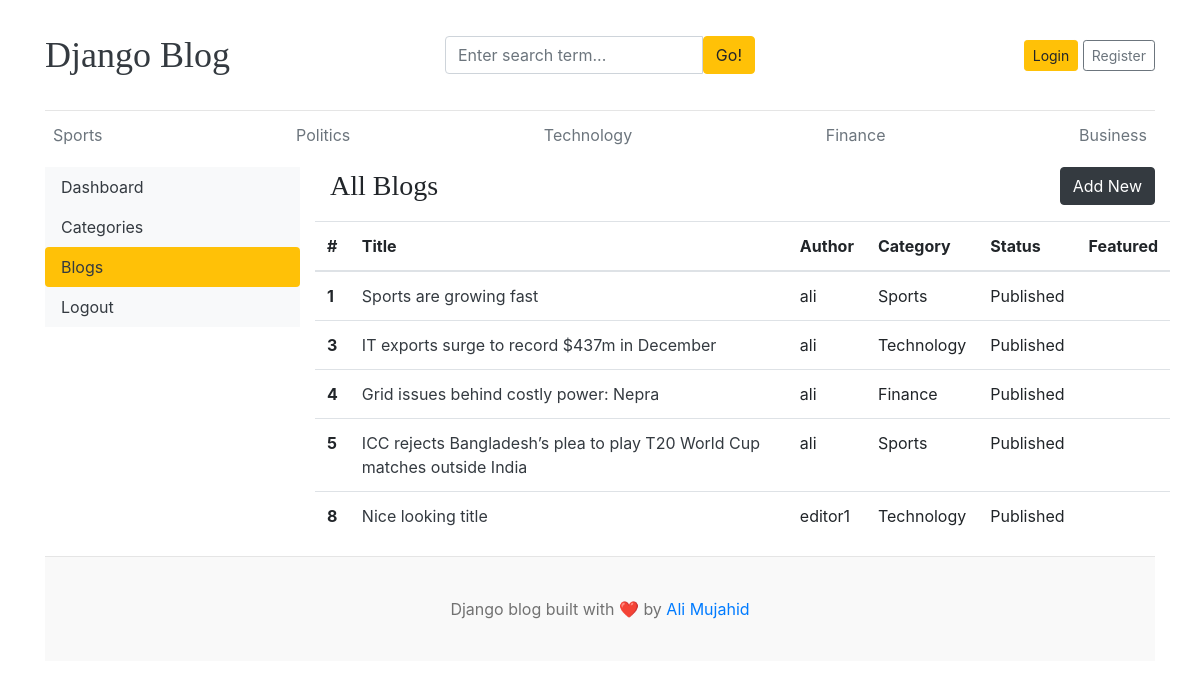
Page /dashboard/blogs/ on the committed database.
### blogs/models.py (models this page shows, shortened)
class Categories(models.Model):
    category_name = models.CharField(max_length=50, unique=True)
    created_timestamp = models.DateTimeField(auto_now_add=True)
    updated_timestamp = models.DateTimeField(auto_now=True)
    class Meta:
        verbose_name_plural = 'Categories'
    def __str__(self):
        return self.category_name

class Blog(models.Model):
    title = models.CharField(max_length=100)
    slug = models.SlugField(max_length=150 ,unique=True, blank= True)
    category = models.ForeignKey(Categories, on_delete= models.CASCADE)
    author = models.ForeignKey(User , on_delete=models.CASCADE)
    featured_image = models.ImageField(upload_to= 'uploads/%Y/%m/%d')
    short_description = models.TextField(max_length= 500)
    blog_body = models.TextField(max_length= 2000)
    status = models.CharField(choices=STATUS_CHOICES, default="Draft")
    is_featured = models.BooleanField(default= False)
    created_timestamp = models.DateTimeField(auto_now_add=True)
    updated_timestamp = models.DateTimeField(auto_now=True)

### dashboards/views.py (the view)
# urls.py: path("blogs/", views.blog, name="blog"),
def blog(request):
    template = loader.get_template("blog.html")
    all_blogs = Blog.objects.all()
    context = {
        'all_blogs' : all_blogs,
    }
    return HttpResponse(template.render(context, request))

### blogs/context_processors.py (called while the page is built)
def get_Categories(request):
    categories = Categories.objects.all()
    return dict(categories=categories)

def get_About(request):
    try:
        about = About.objects.get()
    except:
        about = None
    return dict(about=about)

### dashboards/templates/blog.html (shortened to what this page needs)
{% extends 'base.html' %}
{% block content %}
<div class="row">
    {% include 'sidebar.html' %}
    <div class="col-md-9">
        <div class="row">
            <div class="col-12">
                <div class="d-flex justify-content-between align-items-center mb-3">
                    <h3 class="mb-0">All Blogs</h3>
                    <a href="{% url 'add_blog' %}" class="btn btn-dark">Add New</a>
                </div>
            </div>
            <table class="table table-hover">
                <thead>
                    <tr>
                    <th>#</th>
                    <th>Title</th>
                    <th>Author</th>
                    <th>Category</th>
                    <th>Status</th>
                    <th>Featured</th>
                    </tr>
                </thead>
                <tbody>
                    {% for blog in all_blogs %}
                    <tr>
                    <th>{{ blog.id }}</th>
                    <td>
                        <a href="{% url 'blogs' blog.slug %}" class="text-dark" target="_blank">{{ blog.title }}</a> &nbsp;
                    </td>
                    <td>{{ blog.author }}</td>
                    <td>{{ blog.category }}</td>
                    <td>{{ blog.status }}</td>
                    {% if not blog.is_featured %}
                    <td>
                    </td>
                    {% endif %}
                    {% if blog.is_featured %}
                    <td>
                    </td>
                    {% endif %}
                    </tr>
                    {% endfor %}
                </tbody>
                </table>
        </div>
    </div>
</div>
{% endblock %}

### home/templates/base.html (shortened to what this page needs)
{% load static %}
<!DOCTYPE html>
<html lang="en">
<head>
    <link href="https://getbootstrap.com/docs/4.0/dist/css/bootstrap.min.css" rel="stylesheet">
    <link href="{% static 'css/blog.css' %}" rel="stylesheet">
    <link
      rel="stylesheet"
      href="https://cdn-uicons.flaticon.com/uicons-regular-rounded/css/uicons-regular-rounded.css">
  </head>
<body>
    <div class="container">
      <header class="blog-header py-3">
        <div class="row flex-nowrap justify-content-between align-items-center">
          <div class="col-4">
            <a class="blog-header-logo text-dark" href="/">Django Blog</a>
          </div>
          <div class="col-4">
            <form action="{% url 'search' %}">
                <div class="card-body">
                    <div class="input-group">
                        <input class="form-control" type="text" name="keyword" placeholder="Enter search term..." aria-label="Enter search term..." aria-describedby="button-search" />
                        <button class="btn btn-warning" id="button-search" type="submit">Go!</button>
                    </div>
                </div>
            </form>
          </div>
          <div class="col-4 d-flex justify-content-end align-items-center">
            {% if not user.is_authenticated %}
            <a class="btn btn-sm btn-warning" href="{% url 'login' %}">Login</a> &nbsp;
            <a class="btn btn-sm btn-outline-secondary" href="{% url 'register' %}">Register</a>
            {% else %}
            <a class="btn btn-sm btn-warning" href="{% url 'dashboard' %}">Dashboard</a> &nbsp;
            <a class="btn btn-sm btn-outline-secondary" href="{% url 'logout' %}">Logout</a>
            {% endif %}
          </div>
        </div>
      </header>
      <div class="nav-scroller py-1 mb-2">
        <nav class="nav d-flex justify-content-between">
          {% for category in categories %}
          <a class="p-2 text-muted" href="/category/{{ category|lower }}/">{{ category }}</a>
          {% endfor %}
        </nav>
      </div>
  {% block content %}
  {% endblock %}
<footer class="blog-footer">
  <p>Django blog built with ❤️ by <a href="#">Ali Mujahid</a></p>
</footer>
</body>
</html>

### home/static/css/blog.css (style rules this page uses)
.blog-header { border-bottom: 1px solid #e5e5e5; }
.blog-header-logo { font-family: "Playfair Display", Georgia, "Times New Roman", serif; font-size: 2.25rem; }
h1, h2, h3, h4, h5, h6 { font-family: "Playfair Display", Georgia, "Times New Roman", serif; }
.blog-footer { padding: 2.5rem 0; color: #727272; text-align: center; background-color: #f9f9f9; border-top: .05rem solid #e5e5e5; }
.blog-footer p:last-child { margin-bottom: 0; }

### rows in the picture
Categories: category_name "Sports"
Categories: category_name "Politics"
Categories: category_name "Technology"
Categories: category_name "Finance"
Categories: category_name "Business"
Blog: id "1", title "Sports are growing fast", author "ali", category "Sports", status "Published"
Blog: id "3", title "IT exports surge to record $437m in December", author "ali", category "Technology", status "Published"
Blog: id "4", title "Grid issues behind costly power: Nepra", author "ali", category "Finance", status "Published"
Blog: id "5", title "ICC rejects Bangladesh’s plea to play T20 World Cup matches outside India", author "ali", category "Sports", status "Published"
Blog: id "8", title "Nice looking title", author "editor1", category "Technology", status "Published"
